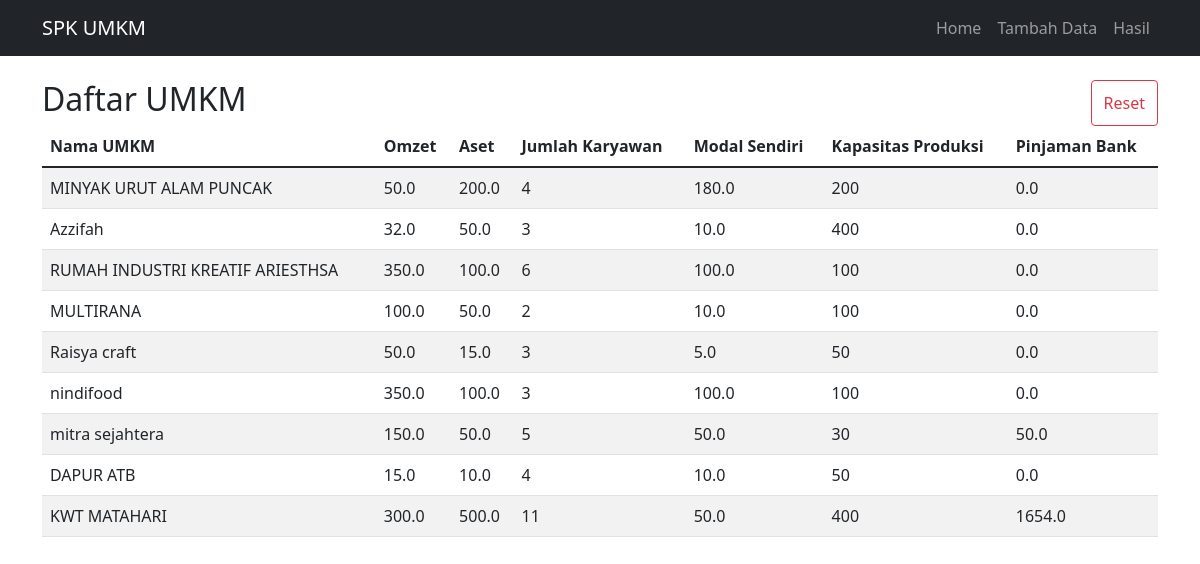
The page / on the database its author committed.
### tables this page shows
CREATE TABLE umkm (
    id INTEGER PRIMARY KEY AUTOINCREMENT,
    nama TEXT NOT NULL,
    omzet REAL NOT NULL,
    aset REAL NOT NULL,
    jumlah_karyawan INTEGER NOT NULL,
    modal_sendiri REAL NOT NULL,
    kapasitas_produksi INTEGER NOT NULL,
    pinjaman_bank REAL NOT NULL
);

### app.py (the view)
@app.route('/')
def index():
    conn = get_db_connection()
    umkm_list = conn.execute('SELECT * FROM umkm').fetchall()
    conn.close()
    return render_template('index.html', data=umkm_list)

### app.py (called while the page is built)
def get_db_connection():
    conn = sqlite3.connect(DATABASE)
    conn.row_factory = sqlite3.Row
    return conn

### templates/index.html
{% extends "base.html" %} {% block content %}
<div class="d-flex justify-content-between">
  <h2>Daftar UMKM</h2>
  <a
    class="btn btn-outline-danger d-flex justify-content-center align-items-center"
    href="{{ url_for('reset') }}"
    >Reset</a
  >
</div>
<div class="table-responsive">
  <table class="table table-striped">
    <thead>
      <tr>
        <th>Nama UMKM</th>
        <th>Omzet</th>
        <th>Aset</th>
        <th>Jumlah Karyawan</th>
        <th>Modal Sendiri</th>
        <th>Kapasitas Produksi</th>
        <th>Pinjaman Bank</th>
      </tr>
    </thead>
    <tbody>
      {% for umkm in data %}
      <tr>
        <td>{{ umkm.nama }}</td>
        <td>{{ umkm.omzet }}</td>
        <td>{{ umkm.aset }}</td>
        <td>{{ umkm.jumlah_karyawan }}</td>
        <td>{{ umkm.modal_sendiri }}</td>
        <td>{{ umkm.kapasitas_produksi }}</td>
        <td>{{ umkm.pinjaman_bank }}</td>
      </tr>
      {% endfor %}
    </tbody>
  </table>
</div>
{% endblock %}

### templates/base.html (shortened to what this page needs)
<!DOCTYPE html>
<html>
<head>
    <link href="https://cdn.jsdelivr.net/npm/bootstrap@5.1.3/dist/css/bootstrap.min.css" rel="stylesheet">
</head>
<body>
    <nav class="navbar navbar-expand-lg navbar-dark bg-dark">
        <div class="container">
            <a class="navbar-brand" href="/">SPK UMKM</a>
            <div class="navbar-nav">
                <a class="nav-link" href="/">Home</a>
                <a class="nav-link" href="/add">Tambah Data</a>
                <a class="nav-link" href="/result">Hasil</a>
            </div>
        </div>
    </nav>
    <div class="container mt-4">
        {% block content %}{% endblock %}
    </div>
</body>
</html>

### rows shown on the page
umkm: nama "MINYAK URUT ALAM PUNCAK", omzet "50.0", aset "200.0", jumlah_karyawan "4", modal_sendiri "180.0", kapasitas_produksi "200", pinjaman_bank "0.0"
umkm: nama "Azzifah", omzet "32.0", aset "50.0", jumlah_karyawan "3", modal_sendiri "10.0", kapasitas_produksi "400", pinjaman_bank "0.0"
umkm: nama "RUMAH INDUSTRI KREATIF ARIESTHSA", omzet "350.0", aset "100.0", jumlah_karyawan "6", modal_sendiri "100.0", kapasitas_produksi "100", pinjaman_bank "0.0"
umkm: nama "MULTIRANA", omzet "100.0", aset "50.0", jumlah_karyawan "2", modal_sendiri "10.0", kapasitas_produksi "100", pinjaman_bank "0.0"
umkm: nama "Raisya craft", omzet "50.0", aset "15.0", jumlah_karyawan "3", modal_sendiri "5.0", kapasitas_produksi "50", pinjaman_bank "0.0"
umkm: nama "nindifood", omzet "350.0", aset "100.0", jumlah_karyawan "3", modal_sendiri "100.0", kapasitas_produksi "100", pinjaman_bank "0.0"
umkm: nama "mitra sejahtera", omzet "150.0", aset "50.0", jumlah_karyawan "5", modal_sendiri "50.0", kapasitas_produksi "30", pinjaman_bank "50.0"
umkm: nama "DAPUR ATB", omzet "15.0", aset "10.0", jumlah_karyawan "4", modal_sendiri "10.0", kapasitas_produksi "50", pinjaman_bank "0.0"
umkm: nama "KWT MATAHARI", omzet "300.0", aset "500.0", jumlah_karyawan "11", modal_sendiri "50.0", kapasitas_produksi "400", pinjaman_bank "1654.0"
